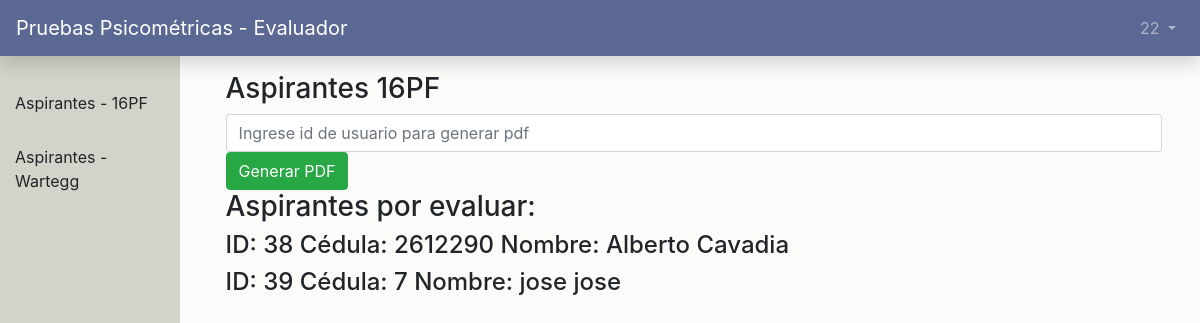
The app's page /dash/evaluador/16pf (signed in) with its own data.
### users/models.py (models this page shows, shortened)
class CustomUser(AbstractUser):
    role = models.PositiveIntegerField(null=True, blank=True)
    updated_password = models.BooleanField(null=True, blank=True)
    date_born = models.DateField(null=True, blank=True)
    gender = models.CharField(null=True, blank=True, max_length=12)
    def get_role(self):
        return '%s' % (self.role)

### main_app/models.py (models this page shows, shortened)
class UsuarioEvaluado(models.Model):
    identificador=models.IntegerField()
    nombre = models.CharField(max_length=300)
    apellido = models.CharField(max_length=300)
    cedula = models.IntegerField()

### main_app/views.py (the view, shortened to what this page needs)
# urls.py: path('dash/evaluador/16pf', views.ev_16pf, name='16pfevaluador'),
def ev_16pf(request):
    user_list = CustomUser.objects.all()
    result_users = Result.objects.all()
    usuariosev = UsuarioEvaluado.objects.all()
    return render(request, 'dashboard/evaluador/16pf.html', {'result_users' : result_users ,'user_list' : user_list, 'usuariosev': usuariosev} )

### templates/dashboard/evaluador/16pf.html (shortened to what this page needs)
{% extends '../index.html' %}
{% load static %}
{% block main_content %}
    <section class="content">
        <div class="row">
            <div class="col-sm-12">
                <h3>Aspirantes 16PF</h3>
            </div>
        </div>
        <form action="" method="POST">
          <input type="text" name = "generarpdf" placeholder="Ingrese id de usuario para generar pdf" class="form-control">
          <input class="btn btn-success" type="submit" value="Generar PDF"/>
        </form>
        <h3>Aspirantes por evaluar:</h3>
        {% for i in usuariosev%}
        <h4>ID: {{i.identificador}} Cédula: {{i.cedula}} Nombre: {{i.nombre}} {{i.apellido}}</h5>
        {% endfor %}
    </section>
{% endblock main_content %}

### templates/navbar.html (shortened to what this page needs)
{% block navbar %}
<nav class="navbar navbar-expand-md navbar-dark mb-4 fixed-top shadow" style="background-color: #5c6894">
    {% if user.get_role == '1' %}
        <a class="navbar-brand" href="{% url 'home' %}">Pruebas Psicométricas - Evaluador</a>
    {% elif user.get_role == '0' %}
        <a class="navbar-brand" href="{% url 'home' %}">Pruebas Psicométricas - Administrador</a>
    {% elif user.get_role == '2' %}
        <a class="navbar-brand" href="{% url 'home' %}">Pruebas Psicométricas - 16PF</a>
    {% else %}
        <a class="navbar-brand" href="{% url 'home' %}">Pruebas Psicométricas</a>
    {% endif %}
    <div class="collapse navbar-collapse" id="navbarCollapse">
        {% if user.is_authenticated %}
        <ul class="navbar-nav ml-auto">
            <li class="nav-item">
                <a
                    class="nav-link dropdown-toggle"
                    href="#"
                    id="userMenu"
                    data-toggle="dropdown"
                    aria-haspopup="true"
                    aria-expanded="false"
                >
                    {{ user.username }}
                </a>
            </li>
        </ul>
        {% endif %}
    </div>
</nav>
{% endblock navbar %}

### static/css/styles.css (style rules this page uses)
body { background-color: #fbfcf9; }
.content { padding-top: 6vw; padding-left: 18%; width: 98%; }

### records on screen
CustomUser: username "22"
UsuarioEvaluado: identificador "38", cedula "2612290", nombre "Alberto", apellido "Cavadia"
UsuarioEvaluado: identificador "39", cedula "7", nombre "jose", apellido "jose"
